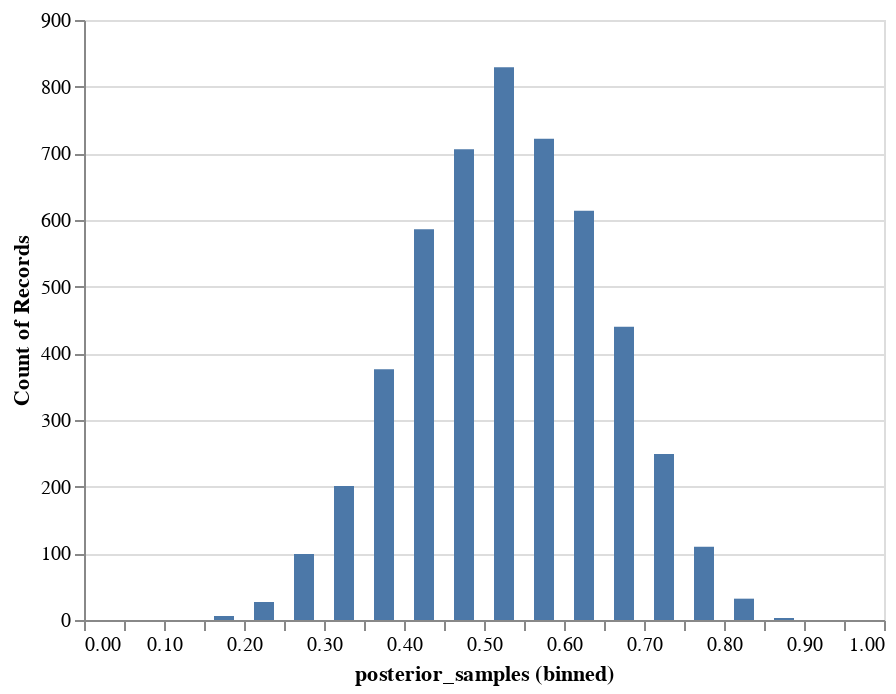

Write notebook code for a chart like this one.
### Code cell
samples_df = pd.DataFrame({"posterior_samples": samples[:5000]})
alt.Chart(samples_df).mark_bar(size=10).encode(
    x=alt.X("posterior_samples", bin=alt.BinParams(step=0.05, extent=[0, 1])),
    y="count()",
)

### Figure 1 — Vega-Lite specification as saved in the notebook (floating-point values rounded to 4 significant figures; data arrays with more than 128 entries replaced by an {"elided": "..."} marker saying what was removed)
{"$schema": "https://vega.github.io/schema/vega-lite/v4.17.0.json", "config": {"view": {"continuousHeight": 300, "continuousWidth": 400}}, "data": {"name": "data-be5cb6bdbf1d6634c569d08aabc97f58"}, "datasets": {"data-be5cb6bdbf1d6634c569d08aabc97f58": {"elided": "5000 records"}}, "encoding": {"x": {"bin": {"extent": [0, 1], "step": 0.05}, "field": "posterior_samples", "type": "quantitative"}, "y": {"aggregate": "count", "type": "quantitative"}}, "mark": {"size": 10, "type": "bar"}}
